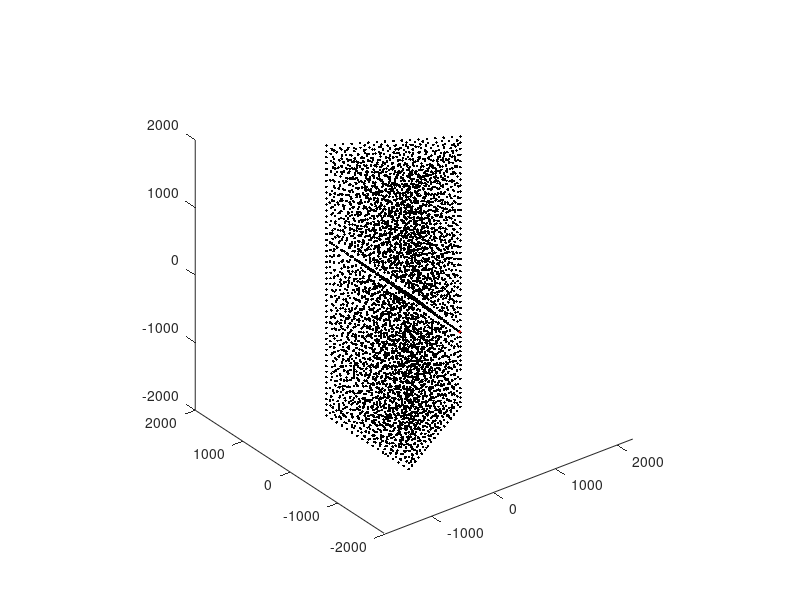

The MATLAB source for this figure:
clear all
close all
clc

T=load('T/T_0.txt');
N=load('N/N_0.txt');

figure(1)
plot3(N(:,2),N(:,3),N(:,4),'.k')
axis equal

%% edges

hold on
id=[3 923]+1;

figure(1)
plot3(N(id,2),N(id,3),N(id,4),'-r','Linewidth',2)